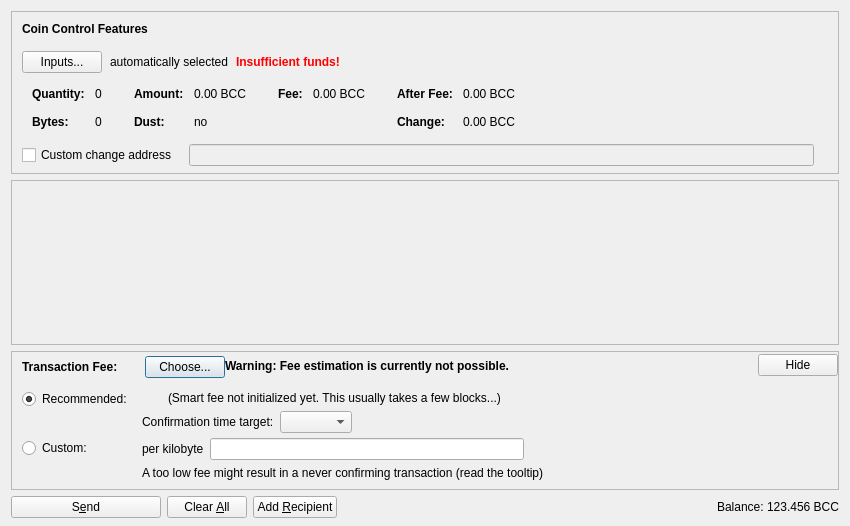
<?xml version="1.0" encoding="UTF-8"?>
<ui version="4.0">
 <class>SendCoinsDialog</class>
 <widget class="QDialog" name="SendCoinsDialog">
  <property name="geometry">
   <rect>
    <x>0</x>
    <y>0</y>
    <width>850</width>
    <height>526</height>
   </rect>
  </property>
  <property name="windowTitle">
   <string>Send Coins</string>
  </property>
  <layout class="QVBoxLayout" name="verticalLayout" stretch="0,1,0,0">
   <property name="bottomMargin">
    <number>8</number>
   </property>
   <item>
    <widget class="QFrame" name="frameCoinControl">
     <property name="sizePolicy">
      <sizepolicy hsizetype="Expanding" vsizetype="Expanding">
       <horstretch>0</horstretch>
       <verstretch>0</verstretch>
      </sizepolicy>
     </property>
     <property name="maximumSize">
      <size>
       <width>16777215</width>
       <height>16777215</height>
      </size>
     </property>
     <property name="frameShape">
      <enum>QFrame::StyledPanel</enum>
     </property>
     <property name="frameShadow">
      <enum>QFrame::Sunken</enum>
     </property>
     <layout class="QVBoxLayout" name="verticalLayoutCoinControl2">
      <property name="spacing">
       <number>0</number>
      </property>
      <property name="leftMargin">
       <number>0</number>
      </property>
      <property name="topMargin">
       <number>0</number>
      </property>
      <property name="rightMargin">
       <number>0</number>
      </property>
      <property name="bottomMargin">
       <number>6</number>
      </property>
      <item>
       <layout class="QVBoxLayout" name="verticalLayoutCoinControl" stretch="0,0,0,0,1">
        <property name="spacing">
         <number>0</number>
        </property>
        <property name="leftMargin">
         <number>10</number>
        </property>
        <property name="topMargin">
         <number>10</number>
        </property>
        <item>
         <layout class="QHBoxLayout" name="horizontalLayoutCoinControl1">
          <property name="bottomMargin">
           <number>15</number>
          </property>
          <item>
           <widget class="QLabel" name="labelCoinControlFeatures">
            <property name="sizePolicy">
             <sizepolicy hsizetype="Preferred" vsizetype="Maximum">
              <horstretch>0</horstretch>
              <verstretch>0</verstretch>
             </sizepolicy>
            </property>
            <property name="font">
             <font>
              <weight>75</weight>
              <bold>true</bold>
             </font>
            </property>
            <property name="styleSheet">
             <string notr="true">font-weight:bold;</string>
            </property>
            <property name="text">
             <string>Coin Control Features</string>
            </property>
           </widget>
          </item>
         </layout>
        </item>
        <item>
         <layout class="QHBoxLayout" name="horizontalLayoutCoinControl2" stretch="0,0,0,0">
          <property name="spacing">
           <number>8</number>
          </property>
          <property name="bottomMargin">
           <number>10</number>
          </property>
          <item>
           <widget class="QPushButton" name="pushButtonCoinControl">
            <property name="styleSheet">
             <string notr="true"/>
            </property>
            <property name="text">
             <string>Inputs...</string>
            </property>
            <property name="autoDefault">
             <bool>false</bool>
            </property>
           </widget>
          </item>
          <item>
           <widget class="QLabel" name="labelCoinControlAutomaticallySelected">
            <property name="text">
             <string>automatically selected</string>
            </property>
            <property name="margin">
             <number>5</number>
            </property>
           </widget>
          </item>
          <item>
           <widget class="QLabel" name="labelCoinControlInsuffFunds">
            <property name="font">
             <font>
              <weight>75</weight>
              <bold>true</bold>
             </font>
            </property>
            <property name="styleSheet">
             <string notr="true">color:red;font-weight:bold;</string>
            </property>
            <property name="text">
             <string>Insufficient funds!</string>
            </property>
            <property name="margin">
             <number>5</number>
            </property>
           </widget>
          </item>
          <item>
           <spacer name="horizontalSpacerCoinControl">
            <property name="orientation">
             <enum>Qt::Horizontal</enum>
            </property>
            <property name="sizeHint" stdset="0">
             <size>
              <width>40</width>
              <height>1</height>
             </size>
            </property>
           </spacer>
          </item>
         </layout>
        </item>
        <item>
         <widget class="QWidget" name="widgetCoinControl" native="true">
          <property name="sizePolicy">
           <sizepolicy hsizetype="Preferred" vsizetype="Preferred">
            <horstretch>0</horstretch>
            <verstretch>0</verstretch>
           </sizepolicy>
          </property>
          <property name="minimumSize">
           <size>
            <width>0</width>
            <height>0</height>
           </size>
          </property>
          <property name="styleSheet">
           <string notr="true"/>
          </property>
          <layout class="QHBoxLayout" name="horizontalLayoutCoinControl5">
           <property name="leftMargin">
            <number>0</number>
           </property>
           <property name="topMargin">
            <number>0</number>
           </property>
           <property name="rightMargin">
            <number>0</number>
           </property>
           <property name="bottomMargin">
            <number>0</number>
           </property>
           <item>
            <layout class="QHBoxLayout" name="horizontalLayoutCoinControl3" stretch="0,0,0,1">
             <property name="spacing">
              <number>20</number>
             </property>
             <property name="topMargin">
              <number>0</number>
             </property>
             <property name="bottomMargin">
              <number>10</number>
             </property>
             <item>
              <layout class="QFormLayout" name="formLayoutCoinControl1">
               <property name="horizontalSpacing">
                <number>10</number>
               </property>
               <property name="verticalSpacing">
                <number>14</number>
               </property>
               <property name="leftMargin">
                <number>10</number>
               </property>
               <property name="topMargin">
                <number>4</number>
               </property>
               <property name="rightMargin">
                <number>6</number>
               </property>
               <item row="0" column="0">
                <widget class="QLabel" name="labelCoinControlQuantityText">
                 <property name="font">
                  <font>
                   <weight>75</weight>
                   <bold>true</bold>
                  </font>
                 </property>
                 <property name="text">
                  <string>Quantity:</string>
                 </property>
                 <property name="margin">
                  <number>0</number>
                 </property>
                </widget>
               </item>
               <item row="0" column="1">
                <widget class="QLabel" name="labelCoinControlQuantity">
                 <property name="cursor">
                  <cursorShape>IBeamCursor</cursorShape>
                 </property>
                 <property name="contextMenuPolicy">
                  <enum>Qt::ActionsContextMenu</enum>
                 </property>
                 <property name="text">
                  <string notr="true">0</string>
                 </property>
                 <property name="margin">
                  <number>0</number>
                 </property>
                 <property name="textInteractionFlags">
                  <set>Qt::LinksAccessibleByMouse|Qt::TextSelectableByKeyboard|Qt::TextSelectableByMouse</set>
                 </property>
                </widget>
               </item>
               <item row="1" column="0">
                <widget class="QLabel" name="labelCoinControlBytesText">
                 <property name="font">
                  <font>
                   <weight>75</weight>
                   <bold>true</bold>
                  </font>
                 </property>
                 <property name="text">
                  <string>Bytes:</string>
                 </property>
                </widget>
               </item>
               <item row="1" column="1">
                <widget class="QLabel" name="labelCoinControlBytes">
                 <property name="cursor">
                  <cursorShape>IBeamCursor</cursorShape>
                 </property>
                 <property name="contextMenuPolicy">
                  <enum>Qt::ActionsContextMenu</enum>
                 </property>
                 <property name="text">
                  <string notr="true">0</string>
                 </property>
                 <property name="textInteractionFlags">
                  <set>Qt::LinksAccessibleByMouse|Qt::TextSelectableByKeyboard|Qt::TextSelectableByMouse</set>
                 </property>
                </widget>
               </item>
              </layout>
             </item>
             <item>
              <layout class="QFormLayout" name="formLayoutCoinControl2">
               <property name="horizontalSpacing">
                <number>10</number>
               </property>
               <property name="verticalSpacing">
                <number>14</number>
               </property>
               <property name="leftMargin">
                <number>6</number>
               </property>
               <property name="topMargin">
                <number>4</number>
               </property>
               <property name="rightMargin">
                <number>6</number>
               </property>
               <item row="0" column="0">
                <widget class="QLabel" name="labelCoinControlAmountText">
                 <property name="font">
                  <font>
                   <weight>75</weight>
                   <bold>true</bold>
                  </font>
                 </property>
                 <property name="text">
                  <string>Amount:</string>
                 </property>
                 <property name="margin">
                  <number>0</number>
                 </property>
                </widget>
               </item>
               <item row="0" column="1">
                <widget class="QLabel" name="labelCoinControlAmount">
                 <property name="cursor">
                  <cursorShape>IBeamCursor</cursorShape>
                 </property>
                 <property name="contextMenuPolicy">
                  <enum>Qt::ActionsContextMenu</enum>
                 </property>
                 <property name="text">
                  <string notr="true">0.00 BCC</string>
                 </property>
                 <property name="textInteractionFlags">
                  <set>Qt::LinksAccessibleByMouse|Qt::TextSelectableByKeyboard|Qt::TextSelectableByMouse</set>
                 </property>
                </widget>
               </item>
               <item row="1" column="0">
                <widget class="QLabel" name="labelCoinControlLowOutputText">
                 <property name="font">
                  <font>
                   <weight>75</weight>
                   <bold>true</bold>
                  </font>
                 </property>
                 <property name="text">
                  <string>Dust:</string>
                 </property>
                </widget>
               </item>
               <item row="1" column="1">
                <widget class="QLabel" name="labelCoinControlLowOutput">
                 <property name="cursor">
                  <cursorShape>IBeamCursor</cursorShape>
                 </property>
                 <property name="contextMenuPolicy">
                  <enum>Qt::ActionsContextMenu</enum>
                 </property>
                 <property name="text">
                  <string notr="true">no</string>
                 </property>
                 <property name="textInteractionFlags">
                  <set>Qt::LinksAccessibleByMouse|Qt::TextSelectableByKeyboard|Qt::TextSelectableByMouse</set>
                 </property>
                </widget>
               </item>
              </layout>
             </item>
             <item>
              <layout class="QFormLayout" name="formLayoutCoinControl3">
               <property name="horizontalSpacing">
                <number>10</number>
               </property>
               <property name="verticalSpacing">
                <number>14</number>
               </property>
               <property name="leftMargin">
                <number>6</number>
               </property>
               <property name="topMargin">
                <number>4</number>
               </property>
               <property name="rightMargin">
                <number>6</number>
               </property>
               <item row="0" column="0">
                <widget class="QLabel" name="labelCoinControlFeeText">
                 <property name="font">
                  <font>
                   <weight>75</weight>
                   <bold>true</bold>
                  </font>
                 </property>
                 <property name="text">
                  <string>Fee:</string>
                 </property>
                 <property name="margin">
                  <number>0</number>
                 </property>
                </widget>
               </item>
               <item row="0" column="1">
                <widget class="QLabel" name="labelCoinControlFee">
                 <property name="cursor">
                  <cursorShape>IBeamCursor</cursorShape>
                 </property>
                 <property name="contextMenuPolicy">
                  <enum>Qt::ActionsContextMenu</enum>
                 </property>
                 <property name="text">
                  <string notr="true">0.00 BCC</string>
                 </property>
                 <property name="textInteractionFlags">
                  <set>Qt::LinksAccessibleByMouse|Qt::TextSelectableByKeyboard|Qt::TextSelectableByMouse</set>
                 </property>
                </widget>
               </item>
              </layout>
             </item>
             <item>
              <layout class="QFormLayout" name="formLayoutCoinControl4">
               <property name="horizontalSpacing">
                <number>10</number>
               </property>
               <property name="verticalSpacing">
                <number>14</number>
               </property>
               <property name="leftMargin">
                <number>6</number>
               </property>
               <property name="topMargin">
                <number>4</number>
               </property>
               <property name="rightMargin">
                <number>6</number>
               </property>
               <item row="0" column="0">
                <widget class="QLabel" name="labelCoinControlAfterFeeText">
                 <property name="font">
                  <font>
                   <weight>75</weight>
                   <bold>true</bold>
                  </font>
                 </property>
                 <property name="text">
                  <string>After Fee:</string>
                 </property>
                 <property name="margin">
                  <number>0</number>
                 </property>
                </widget>
               </item>
               <item row="0" column="1">
                <widget class="QLabel" name="labelCoinControlAfterFee">
                 <property name="cursor">
                  <cursorShape>IBeamCursor</cursorShape>
                 </property>
                 <property name="contextMenuPolicy">
                  <enum>Qt::ActionsContextMenu</enum>
                 </property>
                 <property name="text">
                  <string notr="true">0.00 BCC</string>
                 </property>
                 <property name="textInteractionFlags">
                  <set>Qt::LinksAccessibleByMouse|Qt::TextSelectableByKeyboard|Qt::TextSelectableByMouse</set>
                 </property>
                </widget>
               </item>
               <item row="1" column="0">
                <widget class="QLabel" name="labelCoinControlChangeText">
                 <property name="font">
                  <font>
                   <weight>75</weight>
                   <bold>true</bold>
                  </font>
                 </property>
                 <property name="text">
                  <string>Change:</string>
                 </property>
                </widget>
               </item>
               <item row="1" column="1">
                <widget class="QLabel" name="labelCoinControlChange">
                 <property name="cursor">
                  <cursorShape>IBeamCursor</cursorShape>
                 </property>
                 <property name="contextMenuPolicy">
                  <enum>Qt::ActionsContextMenu</enum>
                 </property>
                 <property name="text">
                  <string notr="true">0.00 BCC</string>
                 </property>
                 <property name="textInteractionFlags">
                  <set>Qt::LinksAccessibleByMouse|Qt::TextSelectableByKeyboard|Qt::TextSelectableByMouse</set>
                 </property>
                </widget>
               </item>
              </layout>
             </item>
            </layout>
           </item>
          </layout>
         </widget>
        </item>
        <item>
         <layout class="QHBoxLayout" name="horizontalLayoutCoinControl4" stretch="0,0,0">
          <property name="spacing">
           <number>12</number>
          </property>
          <property name="sizeConstraint">
           <enum>QLayout::SetDefaultConstraint</enum>
          </property>
          <property name="topMargin">
           <number>5</number>
          </property>
          <property name="rightMargin">
           <number>5</number>
          </property>
          <item>
           <widget class="QCheckBox" name="checkBoxCoinControlChange">
            <property name="toolTip">
             <string>If this is activated, but the change address is empty or invalid, change will be sent to a newly generated address.</string>
            </property>
            <property name="text">
             <string>Custom change address</string>
            </property>
           </widget>
          </item>
          <item>
           <widget class="QValidatedLineEdit" name="lineEditCoinControlChange">
            <property name="enabled">
             <bool>false</bool>
            </property>
            <property name="sizePolicy">
             <sizepolicy hsizetype="Expanding" vsizetype="Fixed">
              <horstretch>0</horstretch>
              <verstretch>0</verstretch>
             </sizepolicy>
            </property>
           </widget>
          </item>
          <item>
           <widget class="QLabel" name="labelCoinControlChangeLabel">
            <property name="sizePolicy">
             <sizepolicy hsizetype="Preferred" vsizetype="Expanding">
              <horstretch>0</horstretch>
              <verstretch>0</verstretch>
             </sizepolicy>
            </property>
            <property name="minimumSize">
             <size>
              <width>0</width>
              <height>0</height>
             </size>
            </property>
            <property name="text">
             <string/>
            </property>
            <property name="margin">
             <number>3</number>
            </property>
           </widget>
          </item>
         </layout>
        </item>
        <item>
         <spacer name="verticalSpacerCoinControl">
          <property name="orientation">
           <enum>Qt::Vertical</enum>
          </property>
          <property name="sizeHint" stdset="0">
           <size>
            <width>800</width>
            <height>1</height>
           </size>
          </property>
         </spacer>
        </item>
       </layout>
      </item>
     </layout>
    </widget>
   </item>
   <item>
    <widget class="QScrollArea" name="scrollArea">
     <property name="widgetResizable">
      <bool>true</bool>
     </property>
     <widget class="QWidget" name="scrollAreaWidgetContents">
      <property name="geometry">
       <rect>
        <x>0</x>
        <y>0</y>
        <width>830</width>
        <height>104</height>
       </rect>
      </property>
      <layout class="QVBoxLayout" name="verticalLayout_2" stretch="0,1">
       <property name="leftMargin">
        <number>0</number>
       </property>
       <property name="topMargin">
        <number>0</number>
       </property>
       <property name="rightMargin">
        <number>0</number>
       </property>
       <property name="bottomMargin">
        <number>0</number>
       </property>
       <item>
        <layout class="QVBoxLayout" name="entries">
         <property name="spacing">
          <number>6</number>
         </property>
        </layout>
       </item>
       <item>
        <spacer name="verticalSpacer">
         <property name="orientation">
          <enum>Qt::Vertical</enum>
         </property>
         <property name="sizeHint" stdset="0">
          <size>
           <width>20</width>
           <height>40</height>
          </size>
         </property>
        </spacer>
       </item>
      </layout>
     </widget>
    </widget>
   </item>
   <item>
    <widget class="QFrame" name="frameFee">
     <property name="sizePolicy">
      <sizepolicy hsizetype="Expanding" vsizetype="Expanding">
       <horstretch>0</horstretch>
       <verstretch>0</verstretch>
      </sizepolicy>
     </property>
     <property name="maximumSize">
      <size>
       <width>16777215</width>
       <height>16777215</height>
      </size>
     </property>
     <property name="frameShape">
      <enum>QFrame::StyledPanel</enum>
     </property>
     <property name="frameShadow">
      <enum>QFrame::Sunken</enum>
     </property>
     <layout class="QVBoxLayout" name="verticalLayoutFee1">
      <property name="spacing">
       <number>0</number>
      </property>
      <property name="leftMargin">
       <number>0</number>
      </property>
      <property name="topMargin">
       <number>0</number>
      </property>
      <property name="rightMargin">
       <number>0</number>
      </property>
      <property name="bottomMargin">
       <number>0</number>
      </property>
      <item>
       <layout class="QVBoxLayout" name="verticalLayoutFee2" stretch="0,0,0">
        <property name="spacing">
         <number>0</number>
        </property>
        <property name="leftMargin">
         <number>10</number>
        </property>
        <property name="topMargin">
         <number>0</number>
        </property>
        <item>
         <layout class="QHBoxLayout" name="horizontalLayoutFee1">
          <property name="bottomMargin">
           <number>0</number>
          </property>
          <item>
           <layout class="QVBoxLayout" name="verticalLayoutFee7">
            <property name="spacing">
             <number>0</number>
            </property>
            <item>
             <spacer name="verticalSpacerSmartFee">
              <property name="orientation">
               <enum>Qt::Vertical</enum>
              </property>
              <property name="sizeType">
               <enum>QSizePolicy::Fixed</enum>
              </property>
              <property name="sizeHint" stdset="0">
               <size>
                <width>1</width>
                <height>4</height>
               </size>
              </property>
             </spacer>
            </item>
            <item>
             <layout class="QHBoxLayout" name="horizontalLayoutSmartFee">
              <property name="spacing">
               <number>10</number>
              </property>
              <item>
               <widget class="QLabel" name="labelFeeHeadline">
                <property name="sizePolicy">
                 <sizepolicy hsizetype="Preferred" vsizetype="Maximum">
                  <horstretch>0</horstretch>
                  <verstretch>0</verstretch>
                 </sizepolicy>
                </property>
                <property name="font">
                 <font>
                  <weight>75</weight>
                  <bold>true</bold>
                 </font>
                </property>
                <property name="styleSheet">
                 <string notr="true">font-weight:bold;</string>
                </property>
                <property name="text">
                 <string>Transaction Fee:</string>
                </property>
               </widget>
              </item>
              <item>
               <widget class="QLabel" name="labelFeeMinimized">
                <property name="text">
                 <string/>
                </property>
               </widget>
              </item>
              <item>
               <widget class="QPushButton" name="buttonChooseFee">
                <property name="text">
                 <string>Choose...</string>
                </property>
               </widget>
              </item>
             </layout>
            </item>
            <item>
             <spacer name="verticalSpacer_5">
              <property name="orientation">
               <enum>Qt::Vertical</enum>
              </property>
              <property name="sizeHint" stdset="0">
               <size>
                <width>1</width>
                <height>1</height>
               </size>
              </property>
             </spacer>
            </item>
           </layout>
          </item>
          <item>
           <widget class="QLabel" name="fallbackFeeWarningLabel">
            <property name="toolTip">
             <string>Using the fallbackfee can result in sending a transaction that will take several hours or days (or never) to confirm. Consider choosing your fee manually or wait until you have validated the complete chain.</string>
            </property>
            <property name="font">
            <font>
                <weight>75</weight>
                <bold>true</bold>
            </font>
            </property>
            <property name="text">
             <string>Warning: Fee estimation is currently not possible.</string>
            </property>
            <property name="wordWrap">
             <bool>false</bool>
            </property>
           </widget>
          </item>
          <item>
           <spacer name="horizontalSpacer_4">
            <property name="orientation">
             <enum>Qt::Horizontal</enum>
            </property>
            <property name="sizeType">
             <enum>QSizePolicy::MinimumExpanding</enum>
            </property>
            <property name="sizeHint" stdset="0">
             <size>
              <width>40</width>
              <height>20</height>
             </size>
            </property>
           </spacer>
          </item>
          <item>
           <widget class="QPushButton" name="buttonMinimizeFee">
            <property name="toolTip">
             <string>collapse fee-settings</string>
            </property>
            <property name="text">
             <string>Hide</string>
            </property>
           </widget>
          </item>
         </layout>
        </item>
        <item>
         <widget class="QFrame" name="frameFeeSelection">
          <layout class="QVBoxLayout" name="verticalLayoutFee12">
           <property name="spacing">
            <number>0</number>
           </property>
           <property name="leftMargin">
            <number>0</number>
           </property>
           <property name="topMargin">
            <number>0</number>
           </property>
           <property name="rightMargin">
            <number>0</number>
           </property>
           <property name="bottomMargin">
            <number>0</number>
           </property>
           <item>
            <layout class="QGridLayout" name="gridLayoutFee">
             <property name="topMargin">
              <number>10</number>
             </property>
             <property name="bottomMargin">
              <number>4</number>
             </property>
             <property name="horizontalSpacing">
              <number>10</number>
             </property>
             <property name="verticalSpacing">
              <number>4</number>
             </property>
             <item row="1" column="1">
              <layout class="QVBoxLayout" name="verticalLayoutFee8">
               <property name="spacing">
                <number>6</number>
               </property>
               <item>
                <layout class="QHBoxLayout" name="horizontalLayoutFee13">
                 <item>
                  <widget class="QLabel" name="labelCustomPerKilobyte">
                   <property name="toolTip">
                    <string>Specify a custom fee per kB (1,000 bytes) of the transaction's virtual size.

Note:  Since the fee is calculated on a per-byte basis, a fee of "100 satoshis per kB" for a transaction size of 500 bytes (half of 1 kB) would ultimately yield a fee of only 50 satoshis.</string>
                   </property>
                   <property name="text">
                    <string>per kilobyte</string>
                   </property>
                  </widget>
                 </item>
                 <item>
                  <widget class="BitcoinAmountField" name="customFee"/>
                 </item>
                 <item>
                  <spacer name="horizontalSpacer_6">
                   <property name="orientation">
                    <enum>Qt::Horizontal</enum>
                   </property>
                   <property name="sizeHint" stdset="0">
                    <size>
                     <width>1</width>
                     <height>1</height>
                    </size>
                   </property>
                  </spacer>
                 </item>
                </layout>
               </item>
               <item>
                <layout class="QHBoxLayout" name="horizontalLayoutFee8">
                 <item>
                  <widget class="QLabel" name="labelCustomFeeWarning">
                   <property name="enabled">
                    <bool>true</bool>
                   </property>
                   <property name="toolTip">
                    <string>When there is less transaction volume than space in the blocks, miners as well as relaying nodes may enforce a minimum fee. Paying only this minimum fee is just fine, but be aware that this can result in a never confirming transaction once there is more demand for barrelcrudecoin transactions than the network can process.</string>
                   </property>
                   <property name="text">
                    <string>A too low fee might result in a never confirming transaction (read the tooltip)</string>
                   </property>
                  </widget>
                 </item>
                 <item>
                  <spacer name="horizontalSpacer_2">
                   <property name="orientation">
                    <enum>Qt::Horizontal</enum>
                   </property>
                   <property name="sizeHint" stdset="0">
                    <size>
                     <width>1</width>
                     <height>1</height>
                    </size>
                   </property>
                  </spacer>
                 </item>
                </layout>
               </item>
              </layout>
             </item>
             <item row="0" column="0">
              <layout class="QVBoxLayout" name="verticalLayoutFee4" stretch="0,1">
               <item>
                <widget class="QRadioButton" name="radioSmartFee">
                 <property name="text">
                  <string>Recommended:</string>
                 </property>
                 <property name="checked">
                  <bool>true</bool>
                 </property>
                 <attribute name="buttonGroup">
                  <string notr="true">groupFee</string>
                 </attribute>
                </widget>
               </item>
               <item>
                <spacer name="verticalSpacer_2">
                 <property name="orientation">
                  <enum>Qt::Vertical</enum>
                 </property>
                 <property name="sizeHint" stdset="0">
                  <size>
                   <width>1</width>
                   <height>1</height>
                  </size>
                 </property>
                </spacer>
               </item>
              </layout>
             </item>
             <item row="1" column="0">
              <layout class="QVBoxLayout" name="verticalLayoutFee9" stretch="0,1">
               <item>
                <widget class="QRadioButton" name="radioCustomFee">
                 <property name="text">
                  <string>Custom:</string>
                 </property>
                 <attribute name="buttonGroup">
                  <string notr="true">groupFee</string>
                 </attribute>
                </widget>
               </item>
               <item>
                <spacer name="verticalSpacer_6">
                 <property name="orientation">
                  <enum>Qt::Vertical</enum>
                 </property>
                 <property name="sizeHint" stdset="0">
                  <size>
                   <width>1</width>
                   <height>1</height>
                  </size>
                 </property>
                </spacer>
               </item>
              </layout>
             </item>
             <item row="0" column="1">
              <layout class="QVBoxLayout" name="verticalLayoutFee3" stretch="0,0,1">
               <property name="spacing">
                <number>6</number>
               </property>
               <property name="topMargin">
                <number>2</number>
               </property>
               <item>
                <layout class="QHBoxLayout" name="horizontalLayoutFee12">
                 <item>
                  <widget class="QLabel" name="labelSmartFee">
                   <property name="text">
                    <string/>
                   </property>
                  </widget>
                 </item>
                 <item>
                  <widget class="QLabel" name="labelFeeEstimation">
                   <property name="text">
                    <string/>
                   </property>
                  </widget>
                 </item>
                 <item>
                  <widget class="QLabel" name="labelSmartFee2">
                   <property name="text">
                    <string>(Smart fee not initialized yet. This usually takes a few blocks...)</string>
                   </property>
                  </widget>
                 </item>
                 <item>
                  <spacer name="horizontalSpacer_5">
                   <property name="orientation">
                    <enum>Qt::Horizontal</enum>
                   </property>
                   <property name="sizeHint" stdset="0">
                    <size>
                     <width>1</width>
                     <height>1</height>
                    </size>
                   </property>
                  </spacer>
                 </item>
                </layout>
               </item>
               <item>
                <layout class="QHBoxLayout" name="horizontalLayoutFee9">
                 <item>
                  <layout class="QVBoxLayout" name="verticalLayoutFee6">
                   <item>
                    <widget class="QLabel" name="labelSmartFee3">
                     <property name="text">
                      <string>Confirmation time target:</string>
                     </property>
                    </widget>
                   </item>
                  </layout>
                 </item>
                 <item>
                  <layout class="QVBoxLayout" name="verticalLayoutFee5">
                   <property name="rightMargin">
                    <number>30</number>
                   </property>
                   <item>
                    <layout class="QHBoxLayout" name="horizontalLayoutConfTarget">
                     <property name="bottomMargin">
                      <number>0</number>
                     </property>
                     <item>
                      <widget class="QComboBox" name="confTargetSelector"/>
                     </item>
                     <item>
                      <spacer name="horizontalSpacerConfTarget">
                       <property name="orientation">
                        <enum>Qt::Horizontal</enum>
                       </property>
                       <property name="sizeHint" stdset="0">
                        <size>
                         <width>40</width>
                         <height>20</height>
                        </size>
                       </property>
                      </spacer>
                     </item>
                    </layout>
                   </item>
                  </layout>
                 </item>
                </layout>
               </item>
               <item>
                <spacer name="verticalSpacer_4">
                 <property name="orientation">
                  <enum>Qt::Vertical</enum>
                 </property>
                 <property name="sizeHint" stdset="0">
                  <size>
                   <width>1</width>
                   <height>1</height>
                  </size>
                 </property>
                </spacer>
               </item>
              </layout>
             </item>
            </layout>
           </item>
          </layout>
         </widget>
        </item>
        <item>
         <spacer name="verticalSpacerFee">
          <property name="orientation">
           <enum>Qt::Vertical</enum>
          </property>
          <property name="sizeHint" stdset="0">
           <size>
            <width>40</width>
            <height>5</height>
           </size>
          </property>
         </spacer>
        </item>
       </layout>
      </item>
     </layout>
    </widget>
   </item>
   <item>
    <layout class="QHBoxLayout" name="horizontalLayout">
     <item>
      <widget class="QPushButton" name="sendButton">
       <property name="minimumSize">
        <size>
         <width>150</width>
         <height>0</height>
        </size>
       </property>
       <property name="toolTip">
        <string>Confirm the send action</string>
       </property>
       <property name="text">
        <string>S&amp;end</string>
       </property>
       <property name="icon">
        <iconset resource="../bitcoin.qrc">
         <normaloff>:/icons/send</normaloff>:/icons/send</iconset>
       </property>
       <property name="autoDefault">
        <bool>false</bool>
       </property>
       <property name="default">
        <bool>false</bool>
       </property>
      </widget>
     </item>
     <item>
      <widget class="QPushButton" name="clearButton">
       <property name="sizePolicy">
        <sizepolicy hsizetype="Minimum" vsizetype="Fixed">
         <horstretch>0</horstretch>
         <verstretch>0</verstretch>
        </sizepolicy>
       </property>
       <property name="toolTip">
        <string>Clear all fields of the form.</string>
       </property>
       <property name="text">
        <string>Clear &amp;All</string>
       </property>
       <property name="icon">
        <iconset resource="../bitcoin.qrc">
         <normaloff>:/icons/remove</normaloff>:/icons/remove</iconset>
       </property>
       <property name="autoDefault">
        <bool>false</bool>
       </property>
      </widget>
     </item>
     <item>
      <widget class="QPushButton" name="addButton">
       <property name="toolTip">
        <string>Send to multiple recipients at once</string>
       </property>
       <property name="text">
        <string>Add &amp;Recipient</string>
       </property>
       <property name="icon">
        <iconset resource="../bitcoin.qrc">
         <normaloff>:/icons/add</normaloff>:/icons/add</iconset>
       </property>
       <property name="autoDefault">
        <bool>false</bool>
       </property>
      </widget>
     </item>
     <item>
      <spacer name="horizontalSpacer">
       <property name="orientation">
        <enum>Qt::Horizontal</enum>
       </property>
       <property name="sizeHint" stdset="0">
        <size>
         <width>40</width>
         <height>20</height>
        </size>
       </property>
      </spacer>
     </item>
     <item>
      <layout class="QHBoxLayout" name="horizontalLayout_2">
       <property name="spacing">
        <number>3</number>
       </property>
       <item>
        <widget class="QLabel" name="label">
         <property name="sizePolicy">
          <sizepolicy hsizetype="Preferred" vsizetype="Fixed">
           <horstretch>0</horstretch>
           <verstretch>0</verstretch>
          </sizepolicy>
         </property>
         <property name="text">
          <string>Balance:</string>
         </property>
        </widget>
       </item>
       <item>
        <widget class="QLabel" name="labelBalance">
         <property name="sizePolicy">
          <sizepolicy hsizetype="Preferred" vsizetype="Fixed">
           <horstretch>0</horstretch>
           <verstretch>0</verstretch>
          </sizepolicy>
         </property>
         <property name="cursor">
          <cursorShape>IBeamCursor</cursorShape>
         </property>
         <property name="text">
          <string notr="true">123.456 BCC</string>
         </property>
         <property name="textInteractionFlags">
          <set>Qt::LinksAccessibleByMouse|Qt::TextSelectableByKeyboard|Qt::TextSelectableByMouse</set>
         </property>
        </widget>
       </item>
      </layout>
     </item>
    </layout>
   </item>
  </layout>
 </widget>
 <customwidgets>
  <customwidget>
   <class>QValidatedLineEdit</class>
   <extends>QLineEdit</extends>
   <header>qt/qvalidatedlineedit.h</header>
  </customwidget>
  <customwidget>
   <class>BitcoinAmountField</class>
   <extends>QLineEdit</extends>
   <header>qt/bitcoinamountfield.h</header>
   <container>1</container>
  </customwidget>
 </customwidgets>
 <resources>
  <include location="../bitcoin.qrc"/>
 </resources>
 <connections/>
 <buttongroups>
  <buttongroup name="groupFee"/>
 </buttongroups>
</ui>
